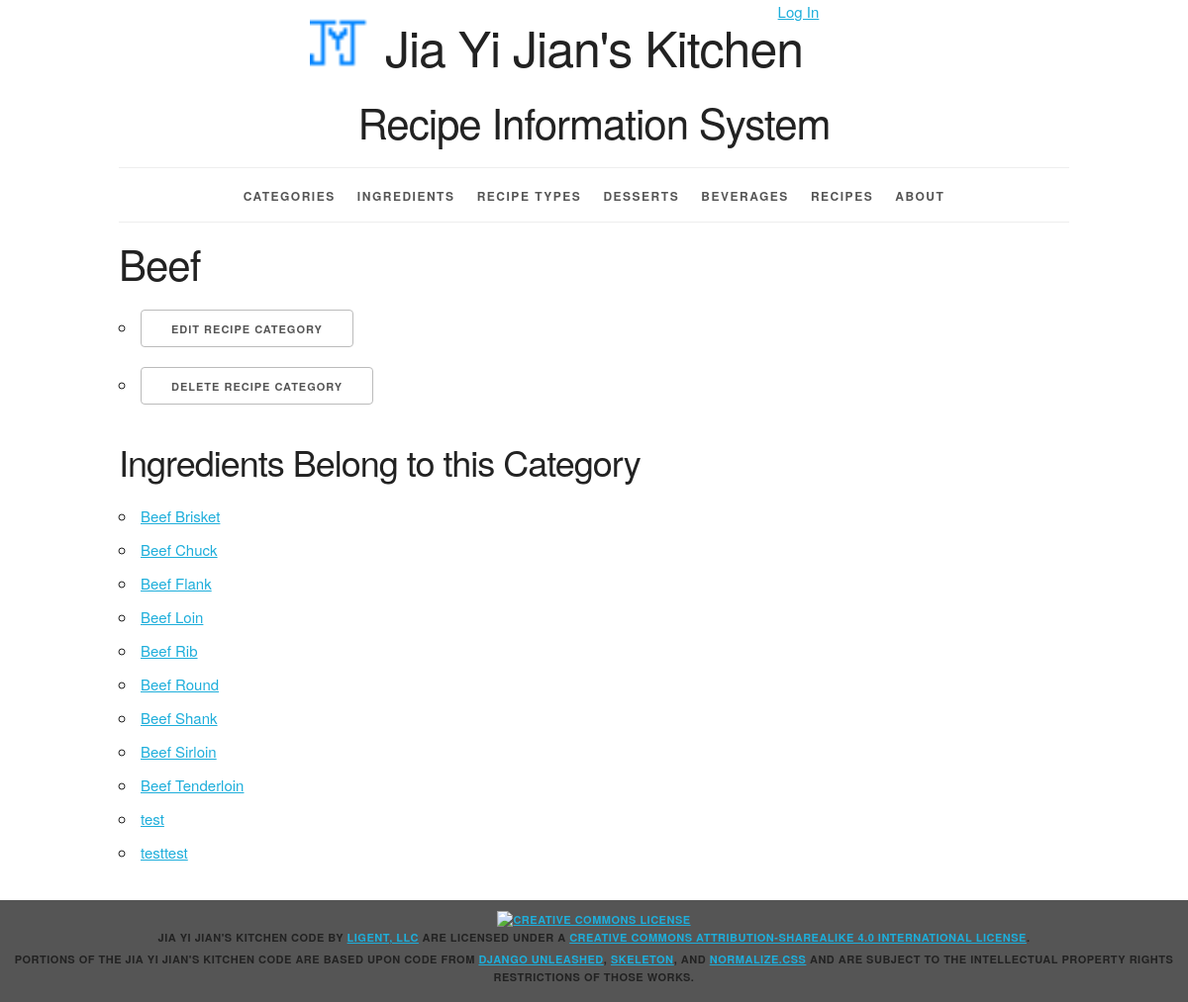
Before: /categories/1/ with the older database file.
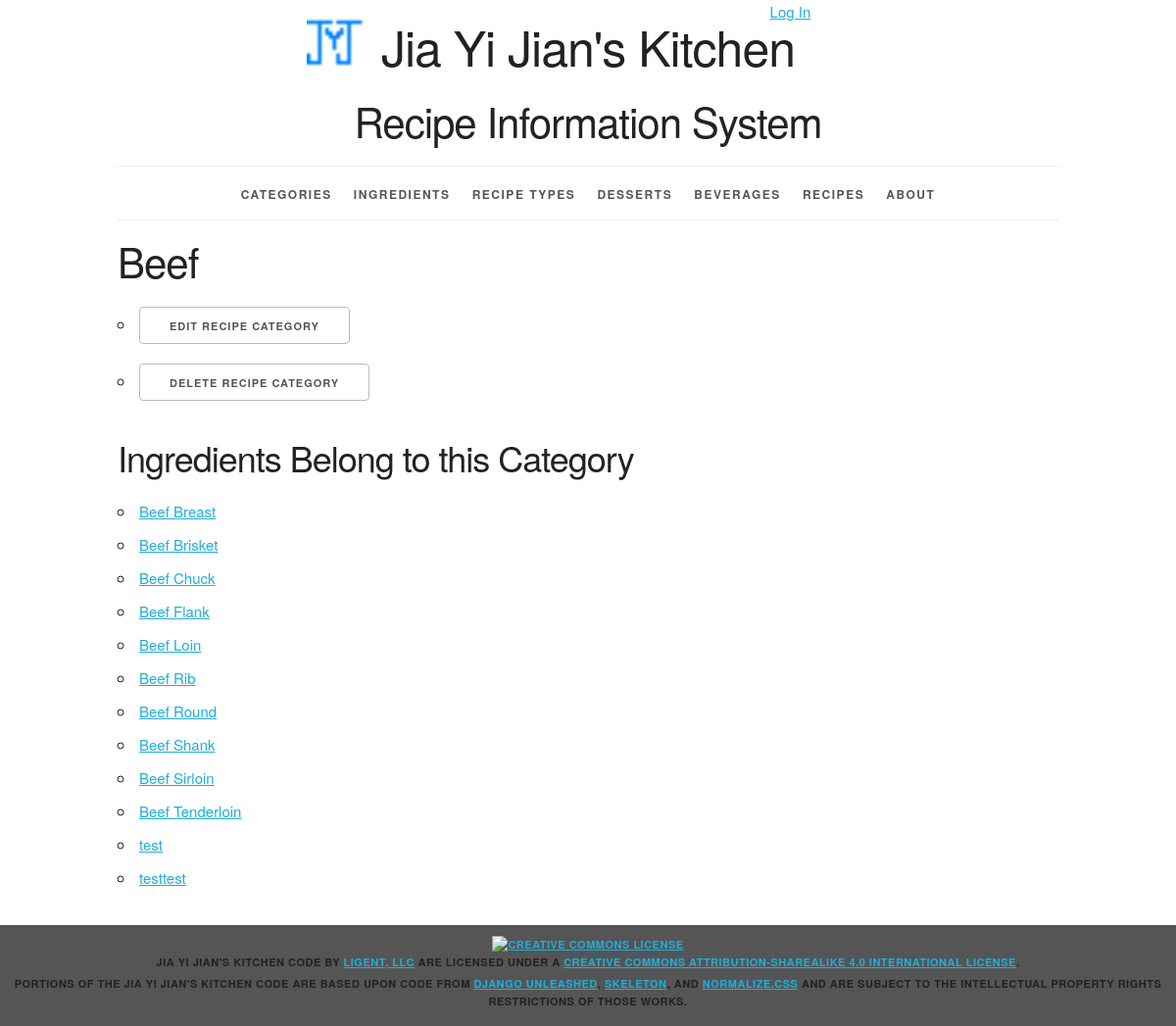
After: the same page with the newer database file.
### recipeinfo/models.py (models this page shows, shortened)
class Ingredient(models.Model):
    ingredient_id = models.AutoField(primary_key=True)
    ingredient_name = models.CharField(max_length=45, unique=True)
    is_vegetarian = models.IntegerField()
    category = models.ForeignKey(Category, related_name='ingredients', on_delete=models.PROTECT)
    def __str__(self):
        return '%s' % ((self.ingredient_name))
    def get_absolute_url(self):
        return reverse('recipeinfo_ingredient_detail_urlpattern', kwargs={'pk': self.pk})
    class Meta:
        ordering = ['ingredient_name']

### recipeinfo/views.py (the view)
class CategoryDetail(View):
    def get(self, request, pk):
        category = get_object_or_404(Category, pk=pk)
        ingredient_list = category.ingredients.all()
        return render(
            request,
            'recipeinfo/category_detail.html',
            {'category': category, 'ingredient_list': ingredient_list}
        )

### recipeinfo/models.py (called while the page is built)
    def __str__(self):
        return '%s' % self.category_name

    def get_update_url(self):
        return reverse('recipeinfo_category_update_urlpattern',kwargs={'pk': self.pk})

    def get_delete_url(self):
        return reverse('recipeinfo_category_delete_urlpattern',kwargs={'pk': self.pk})

### recipeinfo/templates/recipeinfo/category_detail.html (shortened to what this page needs)
{% extends 'recipeinfo/base.html' %}
{% block content %}
    <h2>{{ category }}</h2>
    <ul>
        <li><a href="{{ category.get_update_url }}"
        class="button">Edit Recipe Category</a> </li>
        <li><a href="{{ category.get_delete_url }}"
        class="button">Delete Recipe Category</a></li>
    </ul>
    <section>
    <h3>Ingredients Belong to this Category</h3>
    <ul>
        {% for i in ingredient_list %}
        <li>
            <a href="{{ i.get_absolute_url }}">{{ i }}</a>
        </li>
        {% empty %}
        <li><em>The ingredients are currently not belong to any categories.</em></li>
        {% endfor %}
    </ul>
    </section>
{% endblock %}

Changed rows visible on the page:
now on this page (row edited): Ingredient: ingredient_name "Beef Breast"
